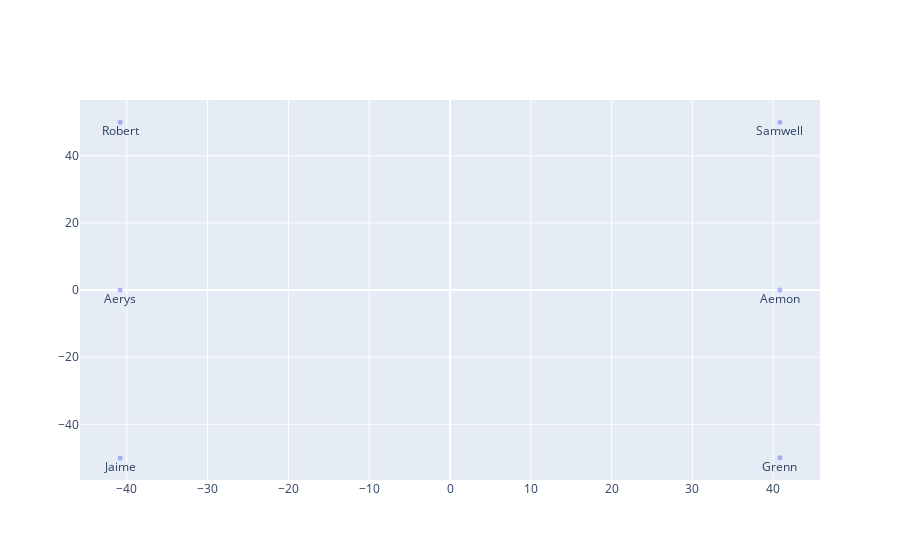

The notebook cell this image was saved under:
### Code cell
scatter = go.Scatter(
    x = Y[:,0],
    y = Y[:,1],
    mode='markers+text',
    text= df_nodes.values[:,0],
    textposition='bottom center',
    marker=dict(
        size=5,
        symbol='circle',
        opacity=0.5
    )
)






data = [scatter]
iplot(data, filename='fig0')

### Figure 1 — Plotly figure (JSON) as saved in the notebook; plotly's stock layout.template omitted (floating-point values rounded to 4 significant figures)
{"data": [{"marker": {"opacity": 0.5, "size": 5, "symbol": "circle"}, "mode": "markers+text", "text": ["Aemon", "Grenn", "Samwell", "Aerys", "Jaime", "Robert", "Tyrion", "Tywin", "Alliser", "Mance", "Amory", "Oberyn", "Arya", "Anguy", "Beric", "Bran", "Brynden", "Cersei", "Gendry", "Gregor", "Joffrey", "Jon", "Rickon", "Roose", "Sandor", "Thoros", "Balon", "Loras", "Belwas", "Barristan", "Illyrio", "Hodor", "Jojen", "Luwin", "Meera", "Nan", "Theon", "Brienne", "Bronn", "Podrick", "Lothar", "Walder", "Catelyn", "Edmure", "Hoster", "Jeyne", "Lysa", "Petyr", "Robb", "Roslin", "Sansa", "Stannis", "Elia", "Ilyn", "Meryn", "Pycelle", "Shae", "Varys", "Craster", "Karl", "Daario", "Drogo", "Irri", "Daenerys", "Aegon", "Jorah", "Kraznys", "Missandei", "Rakharo", "Rhaegar", "Viserys", "Worm", "Davos", "Cressen", "Salladhor", "Eddard", "Eddison", "Gilly", "Qyburn", "Renly", "Tommen", "Janos", "Bowen", "Kevan", "Margaery", "Myrcella", "Dalla", "Melisandre", "Orell", "Qhorin", "Rattleshirt", "Styr", "Val", "Ygritte", "Jon Arryn", "Lancel", "Olenna", "Marillion", "Robert Arryn", "Ellaria", "Mace", "Rickard", "Ramsay", "Chataya", "Shireen", "Doran", "Walton"], "textposition": "bottom center", "type": "scatter", "x": [40.82, 40.82, 40.82, -40.82, -40.82, -40.82], "y": [0, -50.0, 50.0, 0, -50.0, 50.0]}], "layout": {}}
